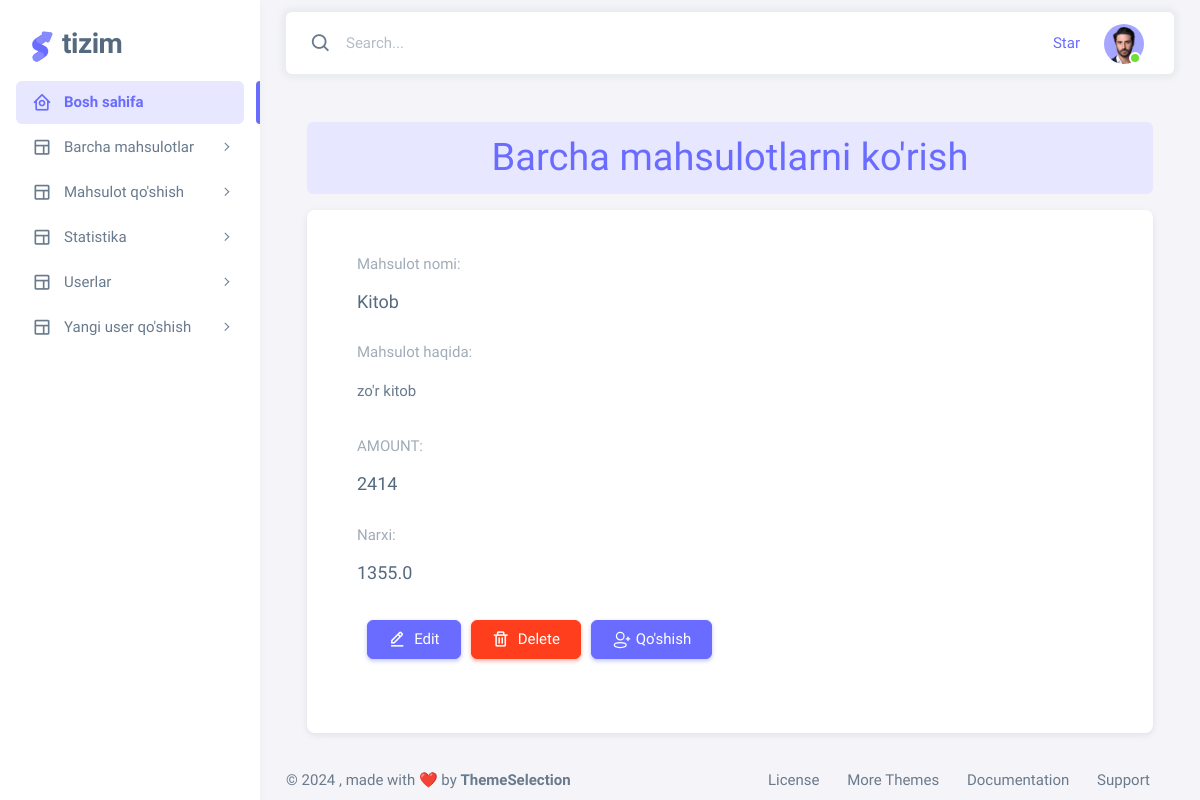
The page /view/15/ on the database its author committed.
### home/models.py (models this page shows, shortened)
class Product(models.Model):
    name = models.CharField(max_length=255)
    type = models.ForeignKey(Tipe, null=True,blank=True, on_delete=models.CASCADE)
    category = models.ForeignKey(Category,null=True,blank=True, on_delete=models.CASCADE)
    subcategory = models.ForeignKey(Subcategory,null=True,blank=True, on_delete=models.CASCADE)
    info = models.TextField(null=True)
    amount = models.IntegerField()
    price = models.FloatField()
    class Meta:
        db_table = 'product'

### home/views.py (the view)
# urls.py: path('view/<int:p_id>/', views.detailProduct, name='detail'),
def detailProduct(request, p_id):
    product = Product.objects.get(pk=p_id)
    return render(request, 'boshliq/view.html',{'product':product})

### template/boshliq/view.html (shortened to what this page needs)
{% extends 'boshliq/index.html' %}
{% load static %}
{% block content %}
<div class="contaner" style="width: 90%; margin: 0 auto;">
    <h1 class="alert alert-primary text-center mt-5">Barcha mahsulotlarni ko'rish</h1>
    <div class="card container-xxl flex-grow-1 container-p-y">
        <div class="row">
            <div class="col-lg-10 mb-4 order-0">
                <div class="card-body">
                    <div class="card-subtitle text-muted mb-3">Mahsulot nomi:</div>
                    <h5 class="card-title"> {{ product.name }}</h5> <br>
                    <div class="card-subtitle text-muted mb-3">Mahsulot haqida:</div>
                    <p class="card-text">
                        {{ product.info }}
                    </p><br>
                    <div class="card-subtitle text-muted mb-3">AMOUNT:</div>
                    <h5 class="card-title"> {{ product.amount }}</h5> <br>
                    <div class="card-subtitle text-muted mb-3">Narxi:</div>
                    <h5 class="card-title"> {{ product.price }}</h5> <br>
                    <div class="d-flex w-100 text-end">
                        <a style="margin-left: 10px;" class="btn btn-primary"
                            href="{% url 'edit' product.id %}"><i class="bx bx-edit-alt me-1"></i> Edit</a>
                        <a style="margin-left: 10px;" class="btn btn-danger" href="{% url 'delete' product.id %}"
                            onclick="return confirm('Ochiramizmi?')"><i class="bx bx-trash me-1"></i> Delete</a>
                        <a style="margin-left: 10px;" class="btn btn-primary" href="{% url 'createProduct' %}">
                                Qo'shish</a>
                    </div>
                </div>
            </div>
        </div>
    </div>
</div>
{% endblock %}

### rows shown on the page
Product: name "Kitob", info "zo'r kitob", amount "2414", price "1355.0"
